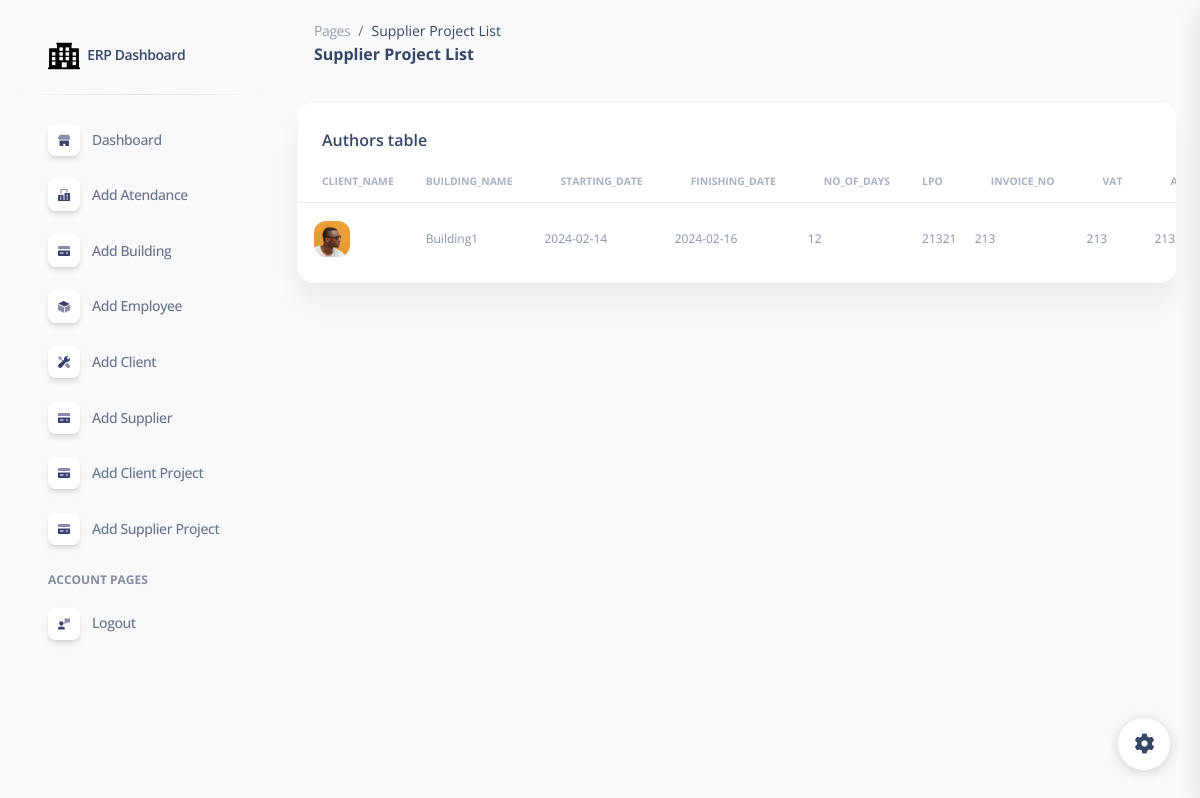
Page /supplierproject/ (signed in) on the earlier database version.
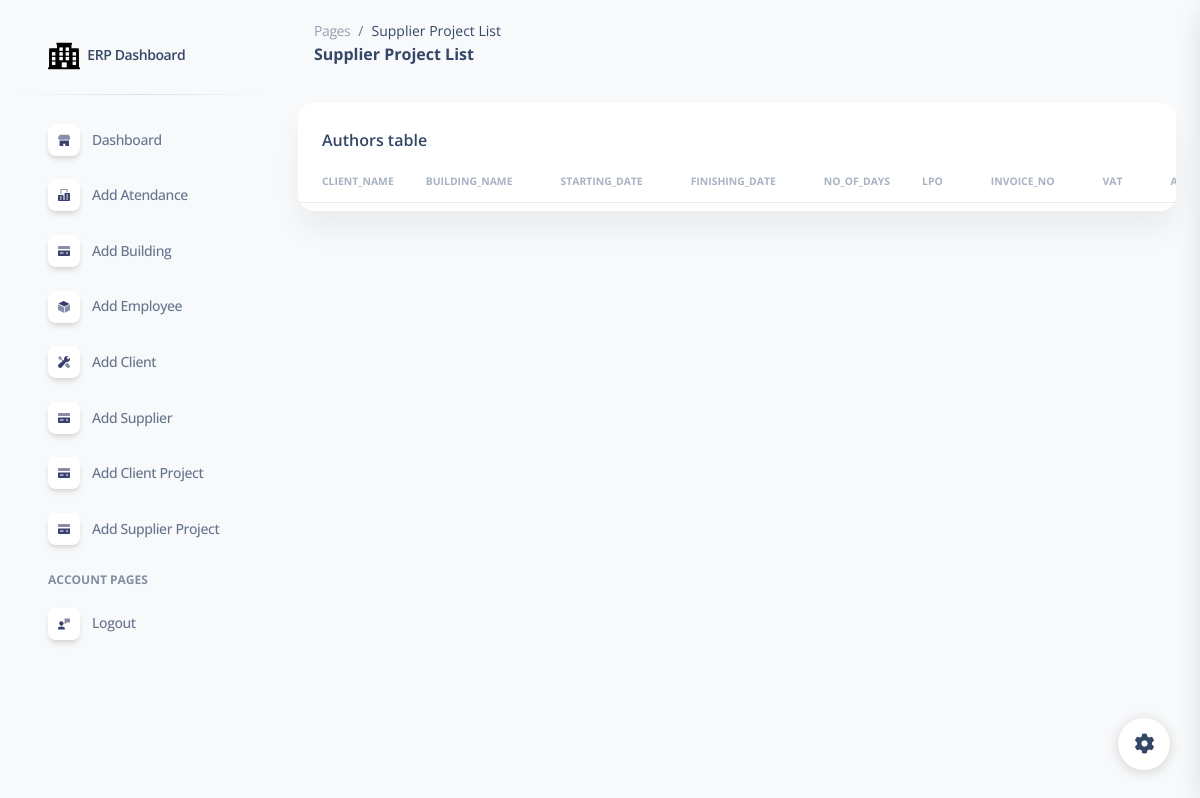
Same page on the later database version.
### erpapp/models.py (models this page shows)
class Supplierproject(models.Model):
   Building_Name = models.ForeignKey(Building, on_delete=models.CASCADE)
   supplier_Name = models.ForeignKey(Supplier, on_delete=models.CASCADE)
   Starting_Date = models.CharField(max_length=255)
   Finishing_Date = models.CharField(max_length=255)
   No_of_Days = models.CharField(max_length=255)
   LPO = models.CharField(max_length=255)
   Invoice_No = models.CharField(max_length=255)
   VAT = models.CharField(max_length=255)
   Amount = models.CharField(max_length=255)
   Total_Amount = models.CharField(max_length=255)
   payable_Pending = models.CharField(max_length=255)
   Comments = models.CharField(max_length=255)
   paid = models.CharField(max_length=255)

class Building(models.Model):
    building_name = models.CharField(max_length=255)
    client = models.ForeignKey(Client, on_delete=models.CASCADE, null=True, blank=True)
    supplier = models.ForeignKey(Supplier, on_delete=models.CASCADE, null=True, blank=True)
    def __str__(self):
        return self.building_name

### erpapp/views.py (the view)
# urls.py: path('supplierproject/', supplierproject_list, name='supplierproject_list'),
@login_required
def supplierproject_list(request):
    supplierprojects = Supplierproject.objects.all()
    return render(request, 'supplierproject_list.html', {'supplierprojects': supplierprojects})

### erpapp/templates/supplierproject_list.html (shortened to what the changed rows need)
{% extends 'base.html' %}
{% load static %}
{% block content %}
<!DOCTYPE html>
<html lang="en">
<head>
<link rel="stylesheet" href="https://cdn.jsdelivr.net/npm/exceljs@4/dist/exceljs.min.css" />
  <link href="{% static  'css/nucleo-icons.css' %}" rel="stylesheet" />
  <link href="{% static  'css/nucleo-svg.css' %}" rel="stylesheet" />
  <link href="{% static '/css/nucleo-svg.css' %}" rel="stylesheet" />
  <link id="pagestyle" href="{% static 'css/soft-ui-dashboard.css' %}" rel="stylesheet" />
</head>
<body class="g-sidenav-show  bg-gray-100">
<main class="main-content position-relative max-height-vh-100 h-100 mt-1 border-radius-lg ">
    <div class="container-fluid py-4">
      <div class="row">
        <div class="col-12">
          <div class="card mb-4">
            <div class="card-body px-0 pt-0 pb-2">
              <div class="table-responsive p-0">
                <table class="table align-items-center mb-0">
                  <thead>
                    <tr>
                      <th class="text-uppercase text-secondary text-xxs font-weight-bolder opacity-7">Client_Name</th>
                      <th class="text-uppercase text-secondary text-xxs font-weight-bolder opacity-7 ps-2">Building_Name</th>
                      <th class="text-center text-uppercase text-secondary text-xxs font-weight-bolder opacity-7">Starting_Date</th>
                      <th class="text-center text-uppercase text-secondary text-xxs font-weight-bolder opacity-7">Finishing_Date</th>
                      <th class="text-uppercase text-secondary text-xxs font-weight-bolder opacity-7">No_of_Days</th>
                      <th class="text-uppercase text-secondary text-xxs font-weight-bolder opacity-7 ps-2">LPO</th>
                      <th class="text-center text-uppercase text-secondary text-xxs font-weight-bolder opacity-7">Invoice_No</th>
                      <th class="text-center text-uppercase text-secondary text-xxs font-weight-bolder opacity-7">VAT</th>
                      <th class="text-center text-uppercase text-secondary text-xxs font-weight-bolder opacity-7">Amount</th>
                    </tr>
                  </thead>
                  <tbody>
                    {% for supplier in supplierprojects %}
                    <tr>
                      <td>
                        <div class="d-flex px-2 py-1">
                          <div>
                            <img src="../assets/img/team-2.jpg" class="avatar avatar-sm me-3" alt="user1">
                          </div>
                        </div>
                      </td>
                      <td>
                        <p class="text-xs text-secondary mb-0">{{ supplier.Building_Name }}</p>
                      </td>
                      <td>
                        <p class="text-xs text-secondary mb-0">{{ supplier.Starting_Date }}</p>
                      </td>
                      <td>
                        <p class="text-xs text-secondary mb-0">{{ supplier.Finishing_Date }}</p>
                      </td>
                      <td>
                        <p class="text-xs text-secondary mb-0">{{ supplier.No_of_Days }}</p>
                      </td>
                      <td>
                        <p class="text-xs text-secondary mb-0">{{ supplier.LPO }}</p>
                      </td>
                      <td>
                        <p class="text-xs text-secondary mb-0">{{ supplier.Invoice_No }}</p>
                      </td>
                      <td>
                        <p class="text-xs text-secondary mb-0">{{ supplier.VAT }}</p>
                      </td>
                      <td>
                        <p class="text-xs text-secondary mb-0">{{ supplier.Amount }}</p>
                      </td>
                    </tr>
                    {% endfor %}
                  </tbody>
                </table>
              </div>
            </div>
          </div>
        </div>
      </div>
{% endblock %}

Differences in the rows shown:
removed Supplierproject: Building_Name "Building1", Starting_Date "2024-02-14", Finishing_Date "2024-02-16", No_of_Days "12", LPO "21321", Invoice_No "213", VAT "213", Amount "213"
